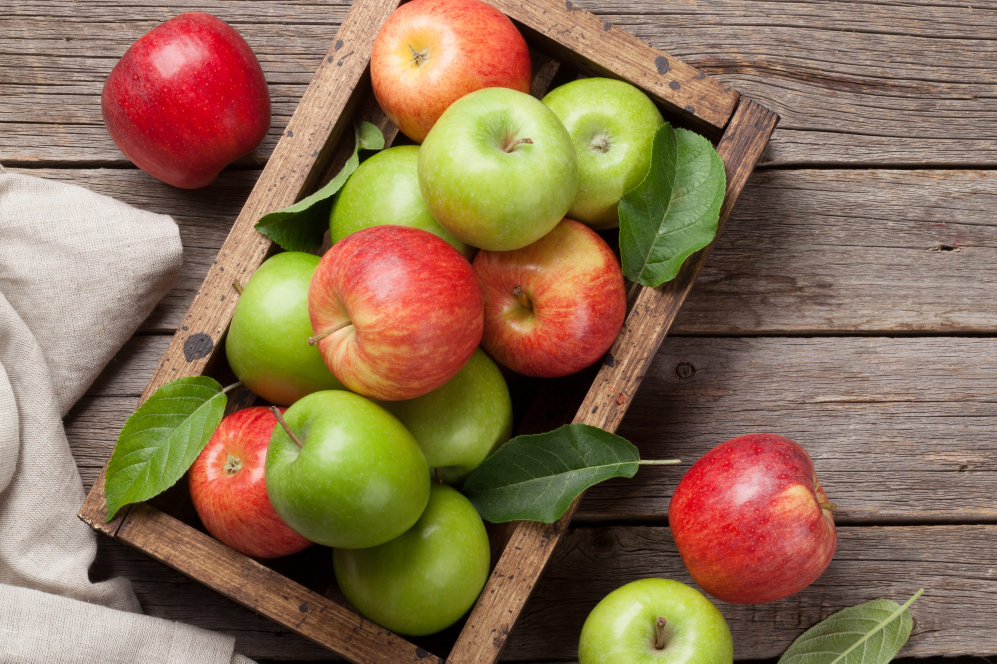
#> input picture FruitProject/supplier-data/images/001.tif, 3987 x 2653 px, found by its file name (shown at 1/4 size); its folder holds 4 pictures in this run
$ python fruitImage.py supplier-data/images/001.tif
#> lines starting #> are read from the running program, lines starting #| are printed output that depends on the picture

'''
Read all the images from the images folder and convert them from
30002000 .tiff files to 600x400 jpg files
'''

import os
import sys
from PIL import Image


#establish current image directory for all images that need to be updated
current_img_dir = os.path.dirname(os.path.abspath(sys.argv[0])) + 'supplier-data/images'


#Loop through directory and update images
for imgfile in os.listdir(current_img_dir):

    #Find image path and image name
    curr_img_path = os.path.join(current_img_dir, imgfile)
    curr_img_name = os.path.basename(imgfile)[:-5]

    #It is an image if the image name starts with a 0, otherwise skip that file
    if curr_img_name[0] != "0":
        continue
    else:
        #Open the image and format it correctly
        with Image.open(curr_img_path) as image:
            #Convert image to RGB so it can be formatted to JPG, then rotate and resize
#> image is the input picture: PIL image 3987x2653 RGB; mean R, G, B 139.3, 112.1, 83.4
            new_img = image.convert('RGB')
            new_img = new_img.resize((600,400))
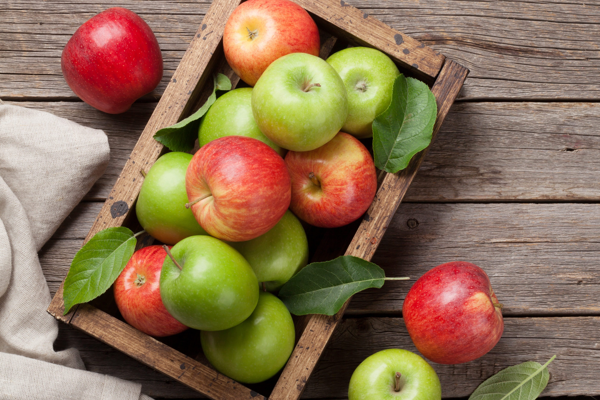
#> new_img: PIL image 600x400 RGB; mean R, G, B 139.3, 112.1, 83.4
            new_img_path = current_img_dir + curr_img_name + '.jpeg'


            new_img.save(new_img_path, 'JPEG')
            print(new_img.format, new_img.size)
#| None (600, 400)
        #Remove the old versions of the images
        os.remove(curr_img_path)
#> pass 2 of the loop `for imgfile in os.listdir(current_img_dir):`:
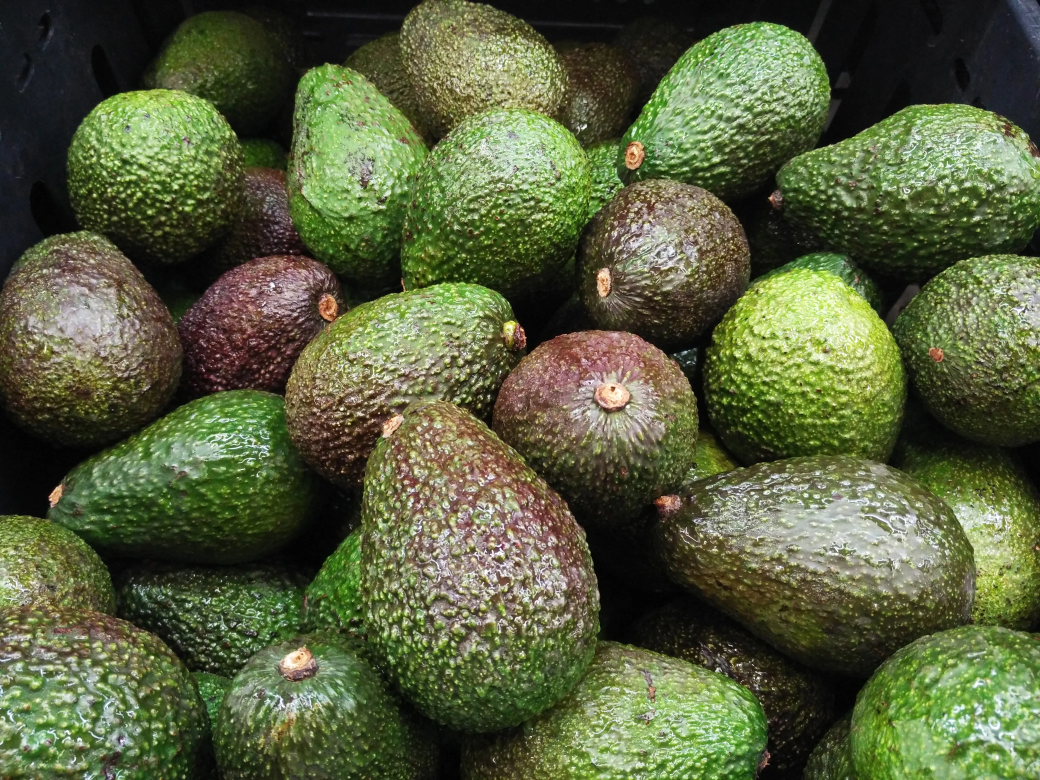
#> input picture FruitProject/supplier-data/images/002.tif, 4160 x 3120 px, found by its file name (shown at 1/4 size)
#> image is the input picture: PIL image 4160x3120 RGB; mean R, G, B 88.7, 96.6, 62.6
#> `new_img = new_img.resize((600,400))`:
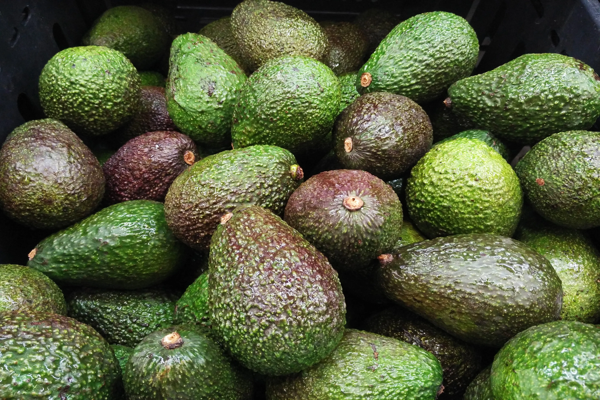
#> new_img: PIL image 600x400 RGB; mean R, G, B 88.7, 96.6, 62.6
#| None (600, 400)
#> pass 3 of the loop `for imgfile in os.listdir(current_img_dir):`:
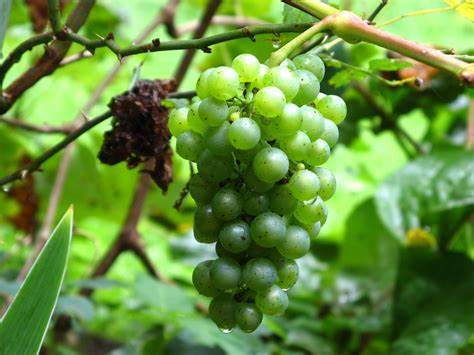
#> input picture FruitProject/supplier-data/images/004.tif, 474 x 355 px, found by its file name
#> image is the input picture: PIL image 474x355 RGB; mean R, G, B 103.1, 143.3, 63.1
#> `new_img = new_img.resize((600,400))`:
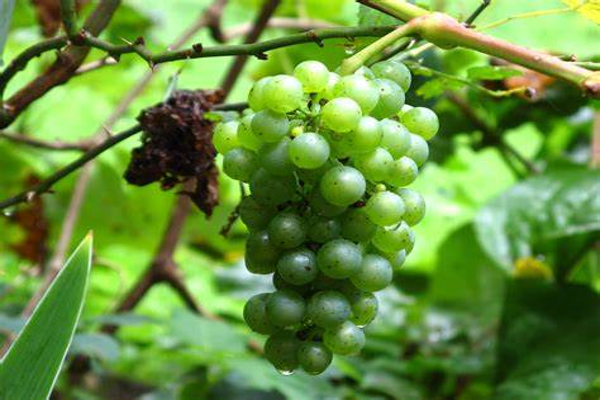
#> new_img: PIL image 600x400 RGB; mean R, G, B 103.1, 143.3, 63.2
#| None (600, 400)
#> the loop made 4 passes; the first 3 are shown
